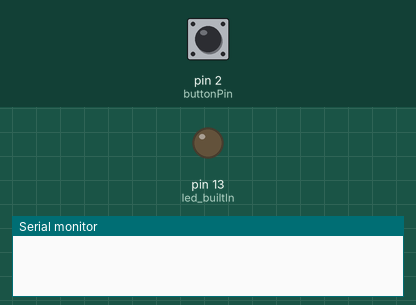
This sketch was run on a simulated Arduino Uno, built with avr-gcc and run on an emulated ATmega328P. On the bench: output pins drawn as LEDs (lit = HIGH), the last lines printed to the serial monitor. The test bench sets the inputs (shaded band); at power-on: pin 2 (buttonPin) HIGH.

Above: at 1.2 s.
1.3 s: pin 2 (buttonPin) pulled LOW for 0.15 s
At 3.4 s:
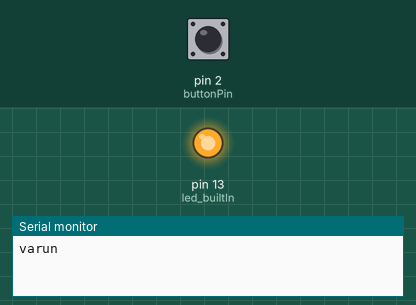
Timing chart, 0 to 10.4 s (numbered marks = the images above; inputs shaded):
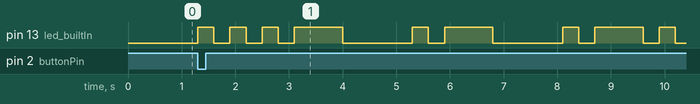

The sketch:

sketch_jan29amorse.ino
```cpp
int led_builtIn = 13;
volatile int cindex = 0;  // Declare cindex as volatile

int buttonPin = 2;
String name = "varun";  // Declaring the string name
bool isBlinking = false;

void setup() {
  pinMode(led_builtIn, OUTPUT);
  pinMode(buttonPin, INPUT_PULLUP);
  attachInterrupt(digitalPinToInterrupt(buttonPin), start, FALLING);
  Serial.begin(9600);
}

void start()
{
  isBlinking = true;
  cindex = 0;
}

void loop() {
   if (isBlinking) {
    Serial.println(name);
    BlinkName();
    isBlinking = false;
  }

}

void BlinkName()
{
  for (cindex; cindex < name.length(); cindex++) {
      BlinkCharacters(name[cindex]);
      delay(1000);
    }
}

void BlinkDot() {
  digitalWrite(led_builtIn, HIGH);
  delay(300);
  digitalWrite(led_builtIn, LOW);
  delay(300);

}

void BlinkDash() {
  digitalWrite(led_builtIn, HIGH);
  delay(900);
  digitalWrite(led_builtIn, LOW);
  delay(300);
}

void BlinkCharacters(char current) {
  if (current == 'a') {
    BlinkDot();
    BlinkDash();
  }
  if (current == 'b') {
    BlinkDash();
    BlinkDot();
    BlinkDot();
    BlinkDot();
  }
  if (current == 'c') {
    BlinkDash();
    BlinkDot();
    BlinkDash();
    BlinkDot();
  }
  if (current == 'd') {
    BlinkDash();
    BlinkDot();
    BlinkDot();
  }
  if (current == 'e') {
    BlinkDot();
  }
  if (current == 'f') {
    BlinkDot();
    BlinkDot();
    BlinkDash();
    BlinkDot();
  }
  if (current == 'g') {
    BlinkDash();
    BlinkDash();
    BlinkDot();
  }
  if (current == 'h') {
    BlinkDot();
    BlinkDot();
    BlinkDot();
    BlinkDot();
  }
  if (current == 'i') {
    BlinkDot();
    BlinkDot();
  }
  if (current == 'j') {
    BlinkDot();
    BlinkDash();
    BlinkDash();
    BlinkDash();
  }
  if (current == 'k') {
    BlinkDash();
    BlinkDot();
    BlinkDash();
  }
  if (current == 'l') {
    BlinkDot();
    BlinkDash();
    BlinkDot();
    BlinkDot();
  }
  if (current == 'm') {
    BlinkDash();
    BlinkDash();
  }
  if (current == 'n') {
    BlinkDash();
    BlinkDot();
  }
  if (current == 'o') {
    BlinkDash();
    BlinkDash();
    BlinkDash();
  }
  if (current == 'p') {
    BlinkDot();
    BlinkDash();
    BlinkDash();
    BlinkDot();
  }
  if (current == 'q') {
    BlinkDash();
    BlinkDash();
    BlinkDot();
    BlinkDash();
  }
  if (current == 'r') {
    BlinkDot();
    BlinkDash();
    BlinkDot();
  }
  if (current == 's') {
    BlinkDot();
    BlinkDot();
    BlinkDot();
  }
  if (current == 't') {
    BlinkDash();
  }
  if (current == 'u') {
    BlinkDot();
    BlinkDot();
    BlinkDash();
  }
  if (current == 'v') {
    BlinkDot();
    BlinkDot();
    BlinkDot();
    BlinkDash();
  }
  if (current == 'w') {
    BlinkDot();
    BlinkDash();
    BlinkDash();
  }
  if (current == 'x') {
    BlinkDash();
    BlinkDot();
    BlinkDot();
    BlinkDash();
  }
  if (current == 'y') {
    BlinkDash();
    BlinkDot();
    BlinkDash();
    BlinkDash();
  }
  if (current == 'z') {
    BlinkDash();
    BlinkDash();
    BlinkDot();
    BlinkDot();
  }
}
```

Measured:
- after the input at 1.3 s, pin 13 (led_builtIn): LOW → HIGH at once, → LOW 0.30 s later, → HIGH 0.30 s later, → LOW 0.30 s later, … (18 changes in this stretch)
